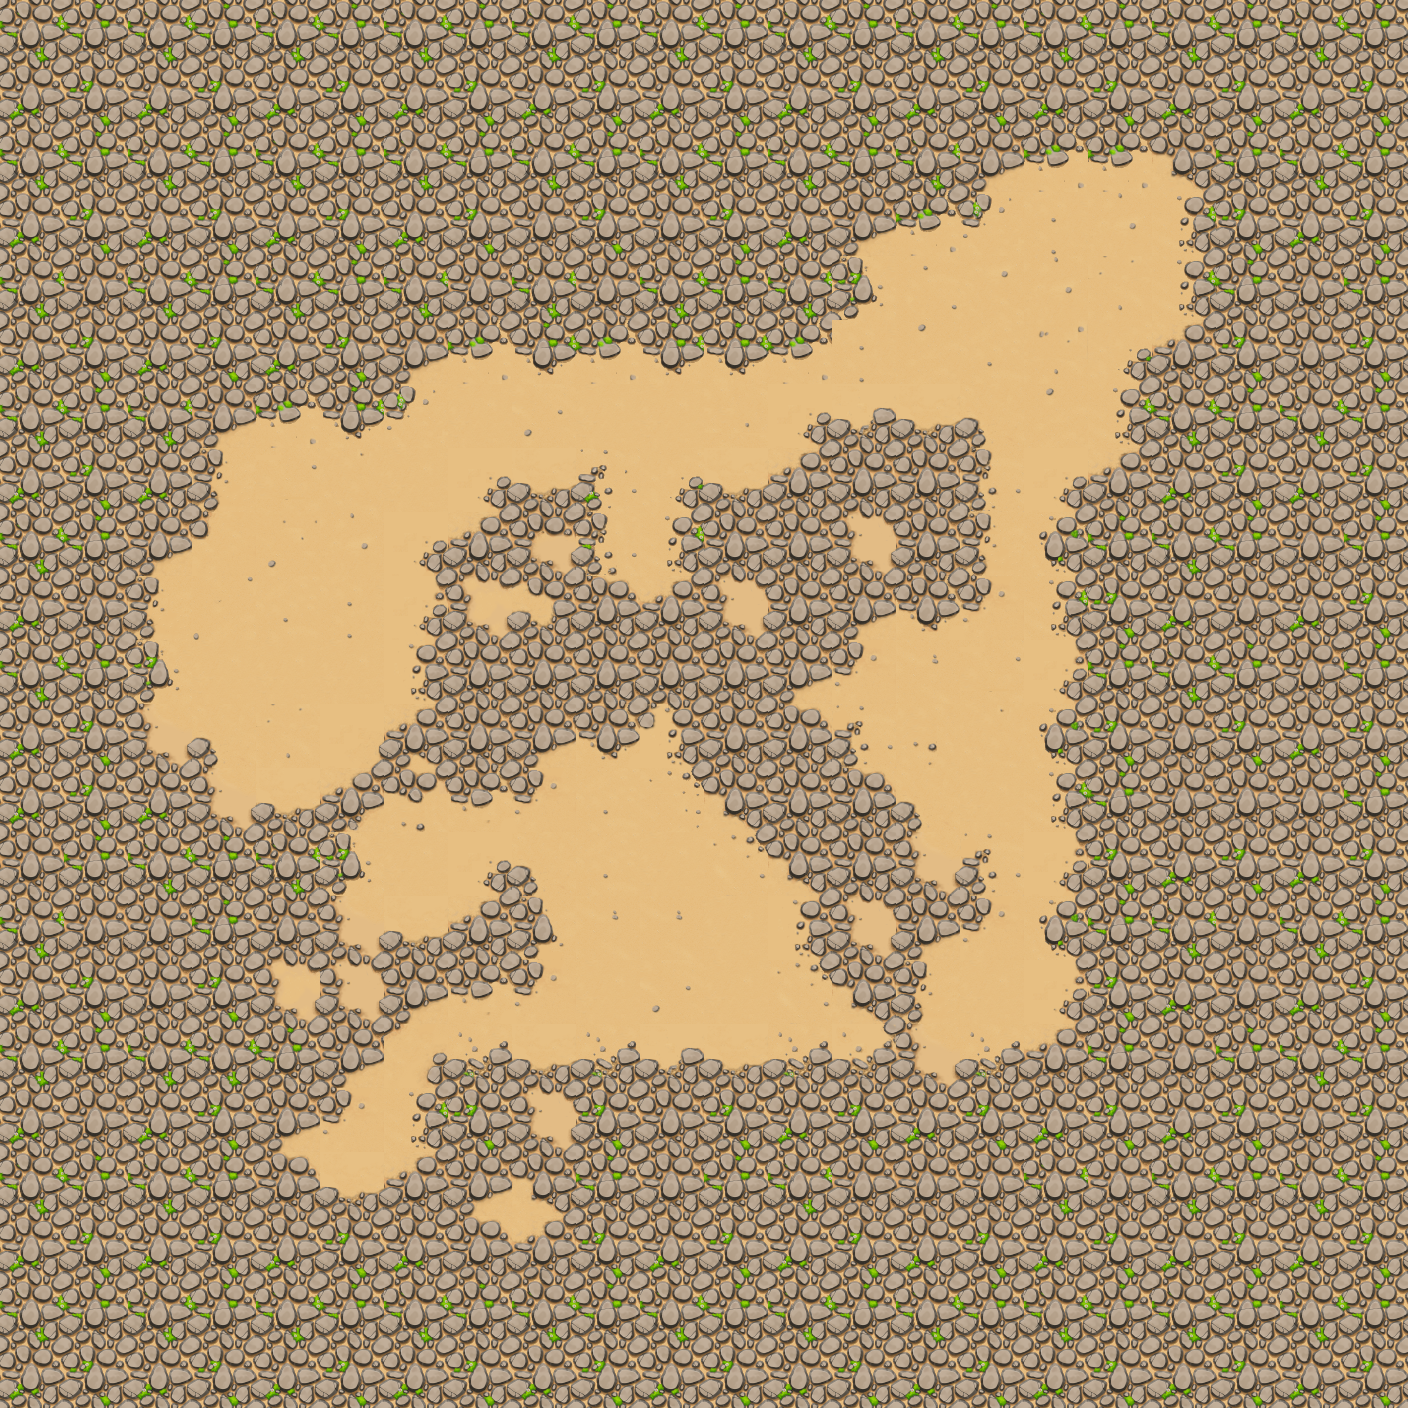

A 2D game scene composited from a Tiled map and its tileset images. What follows is a short description and the map's XML, with each tile layer's data collapsed to a summary:
An orthogonal 22x22 tile map with 64x64 px tiles, 1 tile layer (Tile Layer 1), 3 tilesets and 4 objects (load:sandyrocks, spawn).

<map version="1.5" tiledversion="1.5.0" orientation="orthogonal" renderorder="right-down" width="22" height="22" tilewidth="64" tileheight="64" infinite="0" nextlayerid="4" nextobjectid="6">
 <tileset firstgid="1" name="runestones_0" tilewidth="155" tileheight="155" tilecount="3" columns="3">
  <image source="melle/runestones_0.png" width="465" height="155" />
 </tileset>
 <tileset firstgid="4" name="grassy_stones_64" tilewidth="64" tileheight="64" tilecount="36" columns="6">
  <image source="melle/grassy_stones_64.png" width="384" height="384" />
 </tileset>
 <tileset firstgid="40" name="stones_64" tilewidth="64" tileheight="64" tilecount="72" columns="12">
  <image source="melle/stones_64.png" width="768" height="384" />
 </tileset>
 <layer id="1" name="Tile Layer 1" width="22" height="22">
  <data>[484 cells, 484 non-empty, 65 distinct tile ids]</data>
 </layer>
 <objectgroup id="2" name="runes">
  <object id="1" name="load:sandyrocks" gid="2" x="1021.75" y="311.515" width="155" height="155" />
  <object id="2" gid="1" x="90.7769" y="281.138" width="155" height="155">
   <properties>
    <property name="dialogue" value="swirlyRock" />
   </properties>
  </object>
  <object id="3" gid="3" x="1036.6" y="1336.36" width="155" height="155" />
  <object id="4" name="spawn" x="305.333" y="1125.67" width="81" height="78" />
 </objectgroup>
</map>
